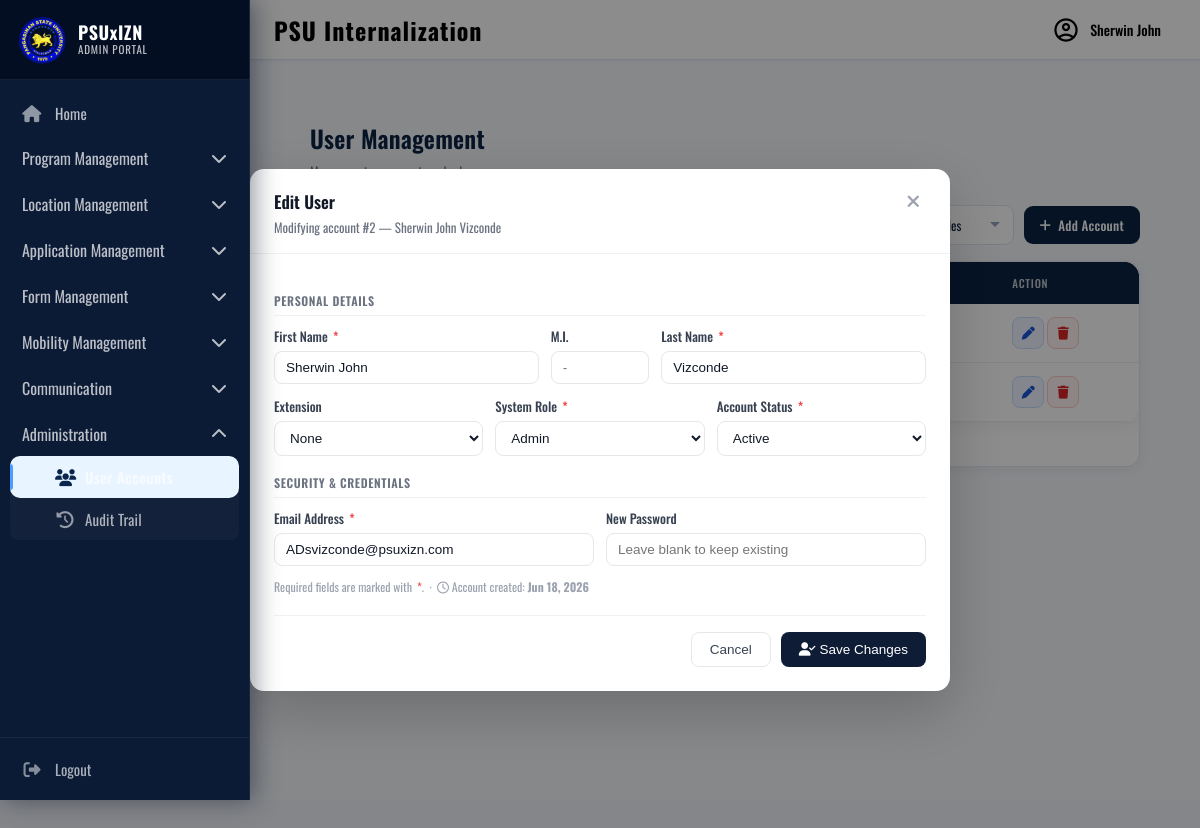
Page /admin/dashboard.php?page=users&edit_id=2 (signed in) on the committed database.
### tables this page shows
CREATE TABLE users (
    id INT AUTO_INCREMENT PRIMARY KEY,
    first_name VARCHAR(100) NOT NULL,
    middle_name VARCHAR(100) DEFAULT NULL,
    last_name VARCHAR(100) NOT NULL,
    extension_name VARCHAR(50) DEFAULT NULL,
    birthdate DATE DEFAULT NULL,
    program VARCHAR(150) DEFAULT NULL,
    email VARCHAR(150) UNIQUE NOT NULL,
    contact VARCHAR(20) DEFAULT NULL,
    user_role ENUM('admin','user','applicant') DEFAULT 'applicant',
    status ENUM('active','inactive') DEFAULT 'active',
    password_hash VARCHAR(255) NOT NULL,
    created_at TIMESTAMP DEFAULT CURRENT_TIMESTAMP
);

### admin/users.php (the view, shortened to what this page needs)
<?php
$pdo = db();
function h($str): string {
    return htmlspecialchars((string) $str, ENT_QUOTES, 'UTF-8');
}
$editErrors  = [];
$editUser    = null;
if ($_SERVER['REQUEST_METHOD'] === 'POST' && isset($_POST['user_edit'])) {
    if (!hash_equals($_SESSION['csrf'], $_POST['csrf'] ?? '')) {
        die("Invalid CSRF token");
    }
    $editId        = (int) ($_POST['edit_id'] ?? 0);
    $firstName     = trim($_POST['edit_first_name']     ?? '');
    $middleName    = trim($_POST['edit_middle_name']     ?? '');
    $lastName      = trim($_POST['edit_last_name']       ?? '');
    $extensionName = trim($_POST['edit_extension_name']  ?? '');
    $email         = trim($_POST['edit_email']           ?? '');
    $role          = trim($_POST['edit_role']            ?? '');
    $status        = strtolower(trim($_POST['edit_status'] ?? ''));
    $password      = $_POST['edit_password'] ?? '';
    if ($firstName === '') $editErrors[] = 'First name is required.';
    if ($lastName  === '') $editErrors[] = 'Last name is required.';
    if ($email === '' || !filter_var($email, FILTER_VALIDATE_EMAIL)) $editErrors[] = 'Valid email is required.';
    if (!in_array($role, ['super admin', 'admin', 'applicant'], true)) $editErrors[] = 'Invalid role.';
    if (!in_array($status, ['active', 'inactive'], true)) $editErrors[] = 'Invalid status.';
    if ($password !== '' && strlen($password) < 6) $editErrors[] = 'Password must be at least 6 characters.';
    if (empty($editErrors)) {
        $check = $pdo->prepare("SELECT id FROM users WHERE email = ? AND id != ? LIMIT 1");
        $check->execute([$email, $editId]);
        if ($check->fetch()) {
            $editErrors[] = 'Email already exists for another account.';
        }
    }
    if (empty($editErrors)) {
        $params = [
            ':first_name'     => $firstName,
            ':last_name'      => $lastName,
            ':extension_name' => $extensionName ?: null,
            ':email'          => $email,
            ':user_role'      => $role,
            ':status'         => $status,
            ':id'             => $editId,
        ];
        if ($password !== '') {
            $params[':password_hash'] = password_hash($password, PASSWORD_DEFAULT);
            $sql = "UPDATE users SET first_name=:first_name, last_name=:last_name,
                        extension_name=:extension_name, email=:email, user_role=:user_role,
                        status=:status, password_hash=:password_hash WHERE id=:id";
        } else {
            $sql = "UPDATE users SET first_name=:first_name, last_name=:last_name,
                        extension_name=:extension_name, email=:email, user_role=:user_role,
                        status=:status WHERE id=:id";
        }
        $pdo->prepare($sql)->execute($params);
        $editSuccess = true;
        $_SESSION['csrf'] = bin2hex(random_bytes(32));
    }
    $stmt = $pdo->prepare("SELECT * FROM users WHERE id = ? LIMIT 1");
    $stmt->execute([$editId]);
    $editUser = $stmt->fetch(PDO::FETCH_ASSOC);
} elseif (isset($_GET['edit_id'])) {
    $editId = (int) $_GET['edit_id'];
    $stmt   = $pdo->prepare("SELECT * FROM users WHERE id = ? LIMIT 1");
    $stmt->execute([$editId]);
    $editUser = $stmt->fetch(PDO::FETCH_ASSOC);
}
$page       = max(1, (int) ($_GET['p'] ?? 1));
$limit      = 10;
$offset     = ($page - 1) * $limit;
$stmt = $pdo->prepare("
    SELECT id, first_name, last_name, extension_name,
           user_role, status, created_at
    FROM users
    ORDER BY id DESC
    LIMIT $limit OFFSET $offset
");
$stmt->execute();
$users = $stmt->fetchAll(PDO::FETCH_ASSOC);
?>
<link rel="stylesheet" href="../asset/css/users.css">
<link rel="stylesheet" href="https://cdnjs.cloudflare.com/ajax/libs/font-awesome/6.5.2/css/all.min.css">
<div class="content">
    <div class="page-header">
        <h2>User Management</h2>
        <p>Manage system accounts and roles</p>
    </div>
    <div class="toolbar">
        <div class="search-wrap">
        </div>
        <select class="filter-select" id="roleFilter">
            <option value="">All Roles</option>
        </select>
        <button class="create-btn" id="openModalBtn">
            <i class="fa fa-plus"></i> Add Account
        </button>
    </div>
    <div class="table-card">
        <table>
            <thead>
                <tr>
                    <th>ID</th>
                    <th>Name</th>
                    <th>Role</th>
                    <th>Status</th>
                    <th>Created</th>
                    <th>Action</th>
                </tr>
            </thead>
            <tbody id="tableBody">
            <?php if (!empty($users)): ?>
                <?php foreach ($users as $u): ?>
                    <?php
                        $fullname = trim(
                            $u['first_name'] . ' ' . $u['last_name'] .
                            (!empty($u['extension_name']) ? ' ' . $u['extension_name'] : '')
                        );
                        $role   = strtolower($u['user_role']);
                        $status = strtolower($u['status']);
                    ?>
                    <tr data-name="<?= h(strtolower($fullname)) ?>"
                        data-role="<?= h($role) ?>">
                        <td>#<?= h($u['id']) ?></td>
                        <td><?= h($fullname) ?></td>
                        <td>
                            <span class="badge"><?= h(ucwords($u['user_role'])) ?></span>
                        </td>
                        <td>
                            <span class="status-badge status-<?= h($status) ?>">
                            </span>
                        </td>
                        <td><?= date('M d, Y', strtotime($u['created_at'])) ?></td>
                        <td>
                            <a href="?page=users&edit_id=<?= $u['id'] ?>"
                               class="action-btn edit-btn"
                               title="Edit user">
                                <i class="fa fa-pen"></i>
                            </a>
                            <form method="POST" style="display:inline;"
                                  onsubmit="return confirm('Delete this user?')">
                                <button type="submit" class="action-btn delete-btn">
                                    <i class="fa fa-trash"></i>
                                </button>
                            </form>
                        </td>
                    </tr>
                <?php endforeach; ?>
            <?php else: ?>
                <tr><td colspan="6">No users found</td></tr>
            <?php endif; ?>
            </tbody>
        </table>
        <div class="pagination">
        </div>
    </div>
</div>
<div id="editModal" class="modal-backdrop" role="dialog" aria-modal="true" aria-labelledby="editModalTitle">
    <div class="modal-box">
        <div class="modal-header">
            <div>
                <h3 id="editModalTitle">Edit User</h3>
                <p>
                    <?php if ($editUser): ?>
                        Modifying account #<?= h($editUser['id']) ?> — <?= h($editUser['first_name'] . ' ' . $editUser['last_name']) ?>
                    <?php else: ?>
                        Update account details and credentials.
                    <?php endif; ?>
                </p>
            </div>
            <button class="modal-close" id="closeEditModalBtn" aria-label="Close modal">
                <i class="fa fa-xmark"></i>
            </button>
        </div>
        <div class="modal-body">
            <?php
            $ev = function($postKey, $userKey) use ($editUser) {
                return h($_POST[$postKey] ?? $editUser[$userKey] ?? '');
            };
            ?>
            <form method="POST" id="editUserForm">
                <div class="form-section-title">Personal Details</div>
                <div class="form-grid">
                    <div class="form-group col-5">
                        <label>First Name <span class="required">*</span></label>
                        <input type="text" name="edit_first_name" required
                               value="<?= $ev('edit_first_name', 'first_name') ?>">
                    </div>
                    <div class="form-group col-2">
                        <label>M.I.</label>
                        <input type="text" name="edit_middle_name" maxlength="5" placeholder="-"
                               value="<?= $ev('edit_middle_name', 'middle_name') ?>">
                    </div>
                    <div class="form-group col-5">
                        <label>Last Name <span class="required">*</span></label>
                        <input type="text" name="edit_last_name" required
                               value="<?= $ev('edit_last_name', 'last_name') ?>">
                    </div>
                    <div class="form-group col-4">
                        <label>Extension</label>
                        <select name="edit_extension_name">
                            <?php
                            $extensions  = ['', 'Jr.', 'Sr.', 'I', 'II', 'III', 'IV'];
                            $selectedExt = $_POST['edit_extension_name'] ?? ($editUser['extension_name'] ?? '');
                            foreach ($extensions as $ext):
                            ?>
                                <option value="<?= h($ext) ?>" <?= $selectedExt === $ext ? 'selected' : '' ?>>
                                    <?= $ext === '' ? 'None' : h($ext) ?>
                                </option>
                            <?php endforeach; ?>
                        </select>
                    </div>
                    <div class="form-group col-4">
                        <label>System Role <span class="required">*</span></label>
                        <select name="edit_role" required>
                            <?php
                            $roles        = ['super admin' => 'Super Admin', 'admin' => 'Admin', 'applicant' => 'Applicant'];
                            $selectedRole = $_POST['edit_role'] ?? ($editUser['user_role'] ?? '');
                            foreach ($roles as $val => $label):
                            ?>
                                <option value="<?= h($val) ?>" <?= $selectedRole === $val ? 'selected' : '' ?>>
                                    <?= h($label) ?>
                                </option>
                            <?php endforeach; ?>
                        </select>
                    </div>
                    <div class="form-group col-4">
                        <label>Account Status <span class="required">*</span></label>
                        <select name="edit_status" required>
                            <?php
                            $statuses       = ['active' => 'Active', 'inactive' => 'Inactive'];
                            $selectedStatus = strtolower($_POST['edit_status'] ?? ($editUser['status'] ?? 'active'));
                            foreach ($statuses as $val => $label):
                            ?>
                                <option value="<?= h($val) ?>" <?= $selectedStatus === $val ? 'selected' : '' ?>>
                                    <?= h($label) ?>
                                </option>
                            <?php endforeach; ?>
                        </select>
                    </div>
                </div>
                <div class="form-section-title">Security & Credentials</div>
                <div class="form-grid">
                    <div class="form-group col-6">
                        <label>Email Address <span class="required">*</span></label>
                        <input type="email" name="edit_email" required
                               value="<?= $ev('edit_email', 'email') ?>">
                    </div>
                    <div class="form-group col-6">
                        <label>New Password</label>
                        <input type="password" name="edit_password"
                               placeholder="Leave blank to keep existing">
                    </div>
                    <div class="form-group col-12">
                        <p class="form-instructions">
                            Required fields are marked with <span class="required">*</span>.
                            <?php if ($editUser && !empty($editUser['created_at'])): ?>
                                &nbsp;·&nbsp;
                                <i class="fa-regular fa-clock"></i>
                                Account created: <strong><?= date('M d, Y', strtotime($editUser['created_at'])) ?></strong>
                            <?php endif; ?>
                        </p>
                    </div>
                </div>
                <div class="form-actions">
                    <button type="button" class="btn-cancel" id="cancelEditModalBtn">Cancel</button>
                    <button type="submit" class="btn-submit">
                        <i class="fa-solid fa-user-check"></i> Save Changes
                    </button>
                </div>
            </form>
        </div>
    </div>
</div>

### rows in the picture
users: id "2", first_name+last_name "Sherwin John Vizconde", edit_first_name "Sherwin John", edit_last_name "Vizconde", edit_extension_name "None", edit_role "Admin", edit_status "Active", edit_email "ADsvizconde@psuxizn.com", created_at "Jun 18, 2026"

### other values in the picture
$menu['label'] "Program Management"
$menu['label'] "Location Management"
$menu['label'] "Application Management"
$menu['label'] "Form Management"
$menu['label'] "Mobility Management"
$menu['label'] "Communication"
$menu['label'] "Administration"
$item['label'] "Audit Trail"
$firstName "Sherwin John"
